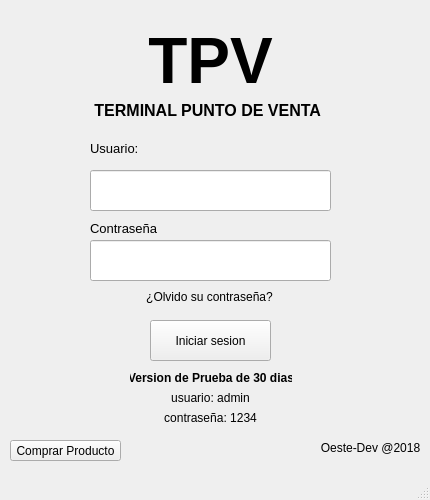
<?xml version="1.0" encoding="UTF-8"?>
<ui version="4.0">
 <class>MainWindow</class>
 <widget class="QMainWindow" name="MainWindow">
  <property name="geometry">
   <rect>
    <x>0</x>
    <y>0</y>
    <width>430</width>
    <height>500</height>
   </rect>
  </property>
  <property name="minimumSize">
   <size>
    <width>430</width>
    <height>500</height>
   </size>
  </property>
  <property name="maximumSize">
   <size>
    <width>430</width>
    <height>500</height>
   </size>
  </property>
  <property name="sizeIncrement">
   <size>
    <width>430</width>
    <height>500</height>
   </size>
  </property>
  <property name="windowTitle">
   <string>MainWindow</string>
  </property>
  <widget class="QWidget" name="centralwidget">
   <widget class="QLabel" name="label_4">
    <property name="geometry">
     <rect>
      <x>320</x>
      <y>440</y>
      <width>101</width>
      <height>16</height>
     </rect>
    </property>
    <property name="font">
     <font>
      <weight>50</weight>
      <bold>false</bold>
     </font>
    </property>
    <property name="text">
     <string>Oeste-Dev @2018</string>
    </property>
    <property name="alignment">
     <set>Qt::AlignCenter</set>
    </property>
   </widget>
   <widget class="QLabel" name="label">
    <property name="geometry">
     <rect>
      <x>10</x>
      <y>10</y>
      <width>401</width>
      <height>101</height>
     </rect>
    </property>
    <property name="font">
     <font>
      <family>Arial</family>
      <pointsize>48</pointsize>
      <weight>75</weight>
      <bold>true</bold>
     </font>
    </property>
    <property name="text">
     <string>TPV</string>
    </property>
    <property name="alignment">
     <set>Qt::AlignCenter</set>
    </property>
   </widget>
   <widget class="QLabel" name="label_2">
    <property name="geometry">
     <rect>
      <x>90</x>
      <y>140</y>
      <width>151</width>
      <height>16</height>
     </rect>
    </property>
    <property name="font">
     <font>
      <pointsize>10</pointsize>
     </font>
    </property>
    <property name="text">
     <string>Usuario:</string>
    </property>
   </widget>
   <widget class="QLineEdit" name="lineEdit">
    <property name="geometry">
     <rect>
      <x>90</x>
      <y>170</y>
      <width>241</width>
      <height>41</height>
     </rect>
    </property>
    <property name="sizePolicy">
     <sizepolicy hsizetype="Expanding" vsizetype="Expanding">
      <horstretch>0</horstretch>
      <verstretch>0</verstretch>
     </sizepolicy>
    </property>
   </widget>
   <widget class="QLabel" name="label_3">
    <property name="geometry">
     <rect>
      <x>90</x>
      <y>220</y>
      <width>121</width>
      <height>16</height>
     </rect>
    </property>
    <property name="font">
     <font>
      <pointsize>10</pointsize>
     </font>
    </property>
    <property name="text">
     <string>Contraseña</string>
    </property>
   </widget>
   <widget class="QPushButton" name="btn_iniciar">
    <property name="geometry">
     <rect>
      <x>150</x>
      <y>320</y>
      <width>121</width>
      <height>41</height>
     </rect>
    </property>
    <property name="sizePolicy">
     <sizepolicy hsizetype="Minimum" vsizetype="Expanding">
      <horstretch>0</horstretch>
      <verstretch>0</verstretch>
     </sizepolicy>
    </property>
    <property name="text">
     <string>Iniciar sesion</string>
    </property>
   </widget>
   <widget class="QLabel" name="label_5">
    <property name="geometry">
     <rect>
      <x>70</x>
      <y>290</y>
      <width>279</width>
      <height>13</height>
     </rect>
    </property>
    <property name="text">
     <string>¿Olvido su contraseña?</string>
    </property>
    <property name="alignment">
     <set>Qt::AlignCenter</set>
    </property>
   </widget>
   <widget class="QLabel" name="label_6">
    <property name="geometry">
     <rect>
      <x>130</x>
      <y>370</y>
      <width>162</width>
      <height>16</height>
     </rect>
    </property>
    <property name="palette">
     <palette>
      <active/>
      <inactive/>
      <disabled/>
     </palette>
    </property>
    <property name="font">
     <font>
      <weight>75</weight>
      <bold>true</bold>
     </font>
    </property>
    <property name="text">
     <string>Version de Prueba de 30 dias</string>
    </property>
    <property name="alignment">
     <set>Qt::AlignCenter</set>
    </property>
   </widget>
   <widget class="QLineEdit" name="lineEdit_2">
    <property name="geometry">
     <rect>
      <x>90</x>
      <y>240</y>
      <width>241</width>
      <height>41</height>
     </rect>
    </property>
    <property name="sizePolicy">
     <sizepolicy hsizetype="Expanding" vsizetype="Expanding">
      <horstretch>0</horstretch>
      <verstretch>0</verstretch>
     </sizepolicy>
    </property>
    <property name="echoMode">
     <enum>QLineEdit::Password</enum>
    </property>
   </widget>
   <widget class="QLabel" name="label_7">
    <property name="geometry">
     <rect>
      <x>160</x>
      <y>390</y>
      <width>101</width>
      <height>16</height>
     </rect>
    </property>
    <property name="font">
     <font>
      <weight>50</weight>
      <bold>false</bold>
     </font>
    </property>
    <property name="text">
     <string>usuario: admin</string>
    </property>
    <property name="alignment">
     <set>Qt::AlignCenter</set>
    </property>
   </widget>
   <widget class="QLabel" name="label_8">
    <property name="geometry">
     <rect>
      <x>160</x>
      <y>410</y>
      <width>101</width>
      <height>16</height>
     </rect>
    </property>
    <property name="font">
     <font>
      <weight>50</weight>
      <bold>false</bold>
     </font>
    </property>
    <property name="text">
     <string>contraseña: 1234</string>
    </property>
    <property name="alignment">
     <set>Qt::AlignCenter</set>
    </property>
   </widget>
   <widget class="QPushButton" name="btn_comprar">
    <property name="geometry">
     <rect>
      <x>10</x>
      <y>440</y>
      <width>111</width>
      <height>21</height>
     </rect>
    </property>
    <property name="text">
     <string>Comprar Producto</string>
    </property>
   </widget>
   <widget class="QLabel" name="label_9">
    <property name="geometry">
     <rect>
      <x>90</x>
      <y>100</y>
      <width>251</width>
      <height>20</height>
     </rect>
    </property>
    <property name="font">
     <font>
      <family>Arial</family>
      <pointsize>12</pointsize>
      <weight>75</weight>
      <bold>true</bold>
     </font>
    </property>
    <property name="text">
     <string> TERMINAL PUNTO DE VENTA</string>
    </property>
   </widget>
  </widget>
  <widget class="QMenuBar" name="menubar">
   <property name="geometry">
    <rect>
     <x>0</x>
     <y>0</y>
     <width>430</width>
     <height>21</height>
    </rect>
   </property>
  </widget>
  <widget class="QStatusBar" name="statusbar"/>
 </widget>
 <resources/>
 <connections/>
</ui>
